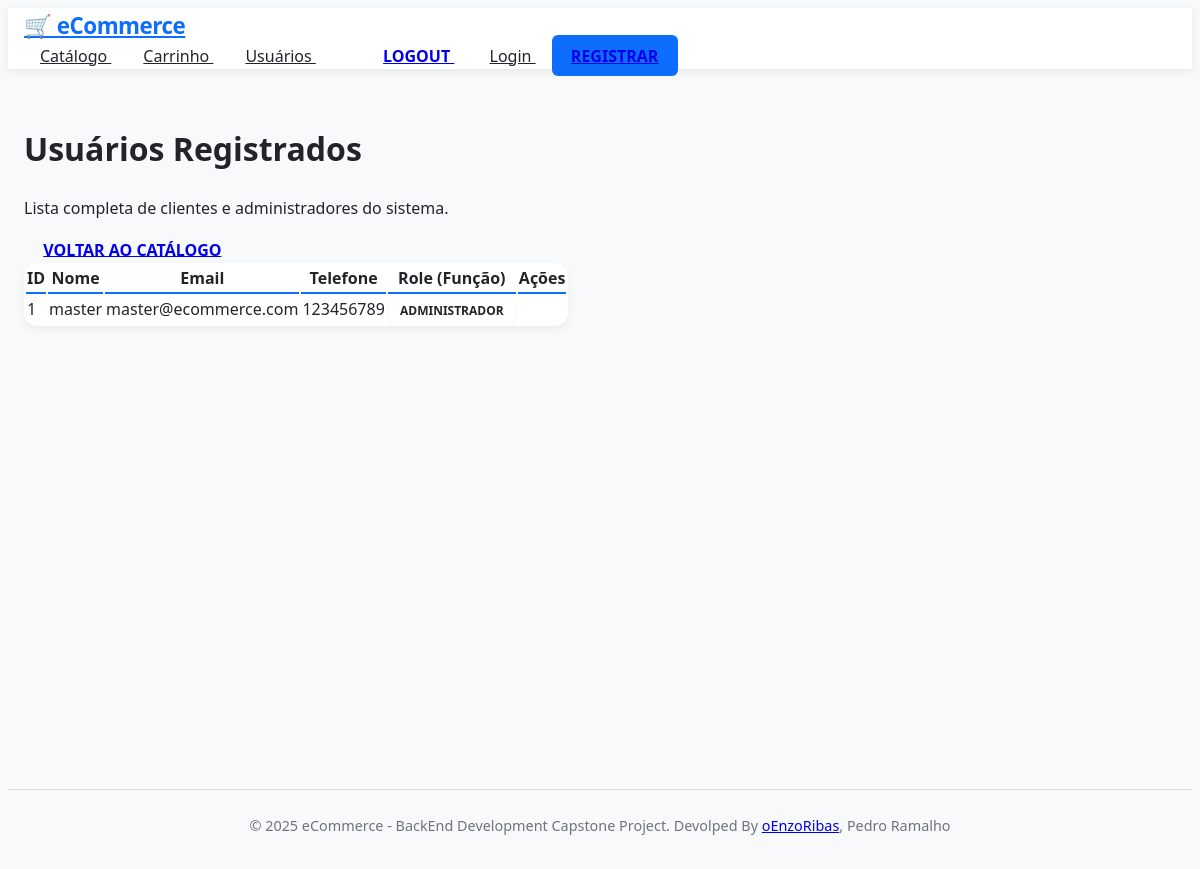
/cliente/usuarios (signed in), run on the app's committed database.
### eCommerce/models/cliente_model.py (models this page shows, shortened)
class Cliente(db.Model):
    __tablename__ = 'clientes'
    id = Column(Integer, primary_key=True, autoincrement=True, nullable=False)
    nome = Column(String(256), nullable=False)
    email = Column(String(256), unique=True, nullable=False)
    senha_hash = Column(String(256), nullable=False)
    telefone = Column(String(256))
    role = Column(String(50), default='cliente')

### eCommerce/routes/cliente.py (the view)
@cliente_bp.route('/usuarios')
@requer_autenticacao
@requer_admin
def listar_usuarios():
    clientes = Cliente.query.all()
    return render_template('cliente/listar_usuarios.html', usuarios=clientes)

### eCommerce/utils/auth_utils.py (called while the page is built)
def get_cliente_autenticado():
    cliente_id = session.get('cliente_id')
    if cliente_id:
        return Cliente.query.get(cliente_id)
    return None

def cliente_autenticado():
    return session.get('cliente_autenticado', False)

def requer_autenticacao(f):
    @wraps(f)
    def decorated_function(*args, **kwargs):
        if not cliente_autenticado():
            return redirect(url_for('auth.login'))
        return f(*args, **kwargs)
    return decorated_function

def requer_admin(f):
    @wraps(f)
    def decorated_function(*args, **kwargs):
        cliente = get_cliente_autenticado()
        if not cliente or cliente.role != 'admin':
            return redirect(url_for('auth.login'))
        return f(*args, **kwargs)
    return decorated_function

### eCommerce/templates/cliente/listar_usuarios.html (shortened to what this page needs)
{% extends 'base.html' %}
{% block content %}
<div class="row mb-4">
    <div class="col-md-10">
        <h1 class="mb-0">Usuários Registrados</h1>
        <p class="text-muted">Lista completa de clientes e administradores do sistema.</p>
    </div>
    <div class="col-md-2 text-end">
        <a href="{{ url_for('produtos.listar') }}" class="btn btn-secondary">
            Voltar ao Catálogo
        </a>
    </div>
</div>
{% if usuarios %}
<div class="table-responsive">
    <table class="table table-striped table-hover table-bordered">
        <thead class="table-dark">
            <tr>
                <th>ID</th>
                <th>Nome</th>
                <th>Email</th>
                <th>Telefone</th>
                <th>Role (Função)</th>
                <th>Ações</th>
            </tr>
        </thead>
        <tbody>
            {% for user in usuarios %}
            <tr>
                <td>{{ user.id }}</td>
                <td>{{ user.nome }}</td>
                <td>{{ user.email }}</td>
                <td>{{ user.telefone | default('N/A', true) }}</td>
                <td>
                    {% if user.role == 'admin' %}
                    <span class="badge bg-danger">Administrador</span>
                    {% else %}
                    <span class="badge bg-info">Cliente</span>
                    {% endif %}
                </td>
                <td>
                    <a href="{{ url_for('cliente.perfil', user_id=user.id) }}"
                        class="btn btn-sm btn-outline-primary me-2" title="Ver Detalhes">
                    </a>
                </td>
            </tr>
            {% endfor %}
        </tbody>
    </table>
</div>
{% else %}
<div class="alert alert-info text-center mt-5">
    <h4>Nenhum usuário registrado no sistema.</h4>
</div>
{% endif %}
{% endblock %}

### eCommerce/static/css/style.css (style rules this page uses)
:root { --primary-color: #0d6efd; --primary-hover: #0b5ed7; --secondary-color: #6c757d; --success-color: #198754; --danger-color: #dc3545; --warning-color: #ffc107; --info-color: #0dcaf0; --dark-color: #212529; --light-color: #f8f9fa; --radius-sm: 6px; --radius-md: 10px; --radius-lg: 14px; --font-sans: 'Segoe UI', Tahoma, Geneva, Verdana, sans-serif; }
body { font-family: var(--font-sans); background-color: var(--light-color); color: var(--dark-color); line-height: 1.6; }
h1, h2, h3 { color: var(--dark-color); font-weight: 600; }
.btn { border-radius: var(--radius-sm); font-weight: 600; padding: 0.6rem 1.2rem; text-transform: uppercase; transition: 0.2s ease; }
.badge { padding: 0.4rem 0.7rem; font-weight: 700; border-radius: var(--radius-sm); font-size: 0.75rem; text-transform: uppercase; box-shadow: 0 1px 2px rgba(0,0,0,0.08); }
.table { background: #fff; border-radius: var(--radius-lg); overflow: hidden; box-shadow: 0 4px 10px rgba(0,0,0,0.05); }
.table thead th { border-bottom: 2px solid var(--primary-color); font-weight: 700; }

### data on the page
Cliente: id "1", nome "master", email "master@ecommerce.com", telefone "123456789", role "ADMINISTRADOR"
